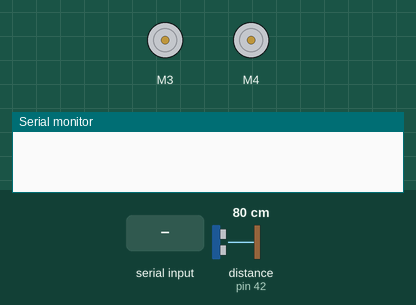
A sketch run on a simulated Arduino Mega 2560, built with avr-gcc and run on an emulated ATmega2560. On the bench: 2 × DC motor (green arrow = forward, orange = backward, longer = faster), the last lines printed to the serial monitor. The test bench sets the inputs (shaded band); at power-on: distance to the obstacle (sensor on pin 42) 80 cm.

Above: at 1.2 s.
1.3 s: "30,150\n" received over the second serial link
At 1.5 s:
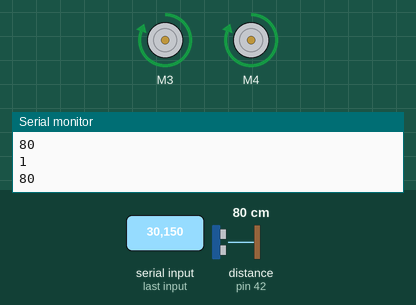
3.0 s: "90,45\n" received over the second serial link
At 3.23 s:
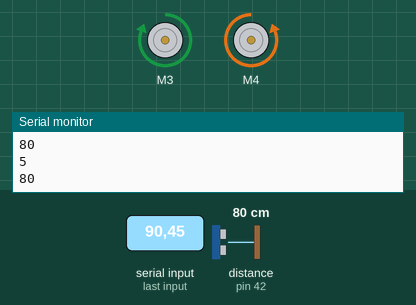
4.8 s: "2\n" received over the second serial link
At 6.3 s:
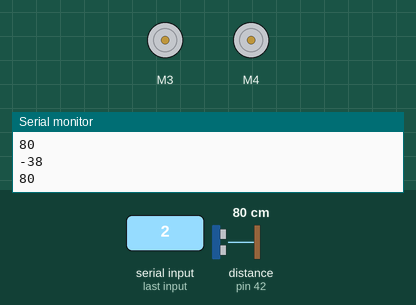
Timing chart, 0 to 7.8 s (numbered marks = the images above; inputs shaded):
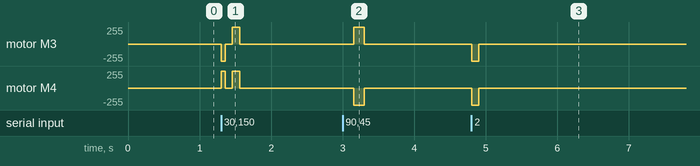

The sketch:

dev.ino
```cpp
#include <AFMotor.h>
#include <Ultrasonic.h>

// declare pins
#define MOTOR_L   3
#define MOTOR_R   4
#define ULTRASONIC_SENSOR   42

//  create objects
Ultrasonic ultrasonic(ULTRASONIC_SENSOR);
AF_DCMotor motorL(MOTOR_L);
AF_DCMotor motorR(MOTOR_R);

void setup() {

  // set up bluetooth TX RX
  Serial1.begin(9600);

//  set up serial monitor
  Serial.begin(9600);

}

void move_robot(int cmd)
{
  switch(cmd)
  {
//    stop
    case 0:
      motorL.setSpeed(0);
      motorR.setSpeed(0);
      break;

//    move forward
    case 1:
      motorL.run(FORWARD);
      motorR.run(FORWARD);
      motorL.setSpeed(255);
      motorR.setSpeed(255);
      break;

//    move backward
    case 2:
      motorL.run(BACKWARD);
      motorR.run(BACKWARD);
      motorL.setSpeed(255);
      motorR.setSpeed(255);
      break;

//  turn left
    case 3:
      motorL.run(BACKWARD);
      motorR.run(FORWARD);
      motorL.setSpeed(255);
      motorR.setSpeed(255);
      break;

//  turn right
    case 4:
      motorL.run(FORWARD);
      motorR.run(BACKWARD);
      motorL.setSpeed(255);
      motorR.setSpeed(255);
      break;
  }
}

int command;
int distance;

void loop() {
  if (Serial1.available() > 0)
  {
    command = Serial1.read() - 48;
    distance = ultrasonic.MeasureInCentimeters();

//  stop when obstacle detected
//    if (distance < 20)
//    {
//      command = 0;
//    }


    Serial.println(command);
    Serial.println(distance);

    move_robot(command);

    delay(45);
  }

  else
  {
    move_robot(0);

  }


}
```

Measured:
- after the input at 1.3 s, motor M3, motor M4: stopped → forward 255/255 after 0.16 s, → stopped 0.10 s later
- after the input at 3.0 s, motor M3: stopped → forward 255/255 after 0.16 s, → stopped 0.15 s later; motor M4: stopped → backward 255/255 after 0.16 s, → stopped 0.15 s later
- after the input at 4.8 s, motor M3, motor M4: stopped → backward 255/255 at once, → stopped 0.10 s later
